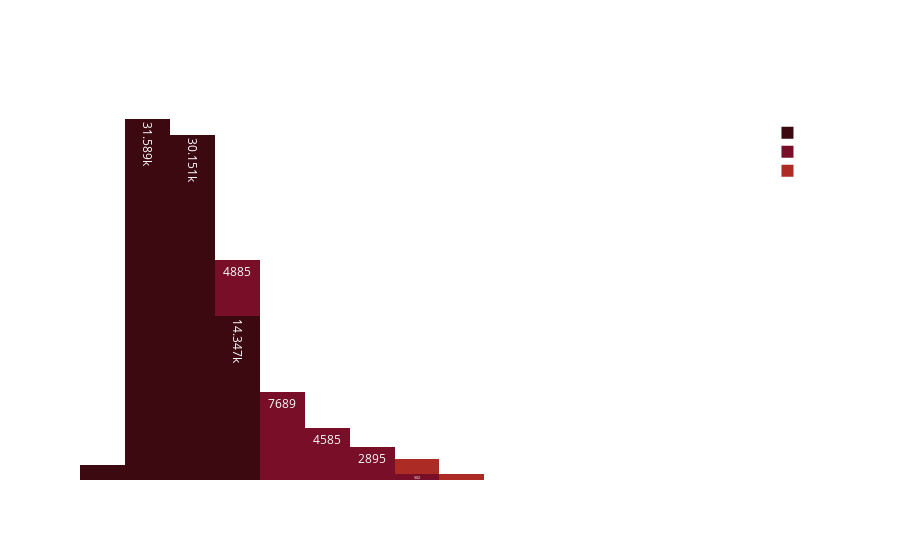

The notebook cell this image was saved under:
### Code cell
color_col = pd.cut(dirty_df['crs_elapsed_time'], bins=[-float('inf'), 180, 360, float('inf')], labels=['Short-Haul', 'Medium-Haul', 'Long-Haul'])
fig = px.histogram(dirty_df,'crs_elapsed_time',nbins=30,text_auto=True,color=color_col,title=(f'Short flights: {color_col.value_counts()[0]}, Medium Flights: {color_col.value_counts()[1]}, Long Flights: {color_col.value_counts()[2]}'),color_discrete_sequence=px.colors.cmocean.balance_r)
fig.update_layout({
    'plot_bgcolor': 'rgba(0,0,0,0)',
    'paper_bgcolor': 'rgba(0,0,0,0)',
    'font' : {'color':'white'}
})

### Figure 1 — Plotly figure (JSON) as saved in the notebook; plotly's stock layout.template omitted (floating-point values rounded to 4 significant figures; data arrays with more than 128 entries replaced by an {"elided": "..."} marker saying what was removed)
{"data": [{"alignmentgroup": "True", "bingroup": "x", "hovertemplate": "color=Short-Haul<br>crs_elapsed_time=%{x}<br>count=%{y}<extra></extra>", "legendgroup": "Short-Haul", "marker": {"color": "rgb(60, 9, 17)", "pattern": {"shape": ""}}, "name": "Short-Haul", "nbinsx": 30, "offsetgroup": "Short-Haul", "orientation": "v", "showlegend": true, "texttemplate": "%{value}", "type": "histogram", "x": {"elided": "77419 int values"}, "xaxis": "x", "yaxis": "y"}, {"alignmentgroup": "True", "bingroup": "x", "hovertemplate": "color=Medium-Haul<br>crs_elapsed_time=%{x}<br>count=%{y}<extra></extra>", "legendgroup": "Medium-Haul", "marker": {"color": "rgb(120, 14, 40)", "pattern": {"shape": ""}}, "name": "Medium-Haul", "nbinsx": 30, "offsetgroup": "Medium-Haul", "orientation": "v", "showlegend": true, "texttemplate": "%{value}", "type": "histogram", "x": {"elided": "20556 int values"}, "xaxis": "x", "yaxis": "y"}, {"alignmentgroup": "True", "bingroup": "x", "hovertemplate": "color=Long-Haul<br>crs_elapsed_time=%{x}<br>count=%{y}<extra></extra>", "legendgroup": "Long-Haul", "marker": {"color": "rgb(172, 43, 36)", "pattern": {"shape": ""}}, "name": "Long-Haul", "nbinsx": 30, "offsetgroup": "Long-Haul", "orientation": "v", "showlegend": true, "texttemplate": "%{value}", "type": "histogram", "x": {"elided": "2025 int values"}, "xaxis": "x", "yaxis": "y"}], "layout": {"barmode": "relative", "font": {"color": "white"}, "legend": {"title": {"text": "color"}, "tracegroupgap": 0}, "paper_bgcolor": "rgba(0,0,0,0)", "plot_bgcolor": "rgba(0,0,0,0)", "title": {"text": "Short flights: 77419, Medium Flights: 20556, Long Flights: 2025"}, "xaxis": {"anchor": "y", "domain": [0, 1], "title": {"text": "crs_elapsed_time"}}, "yaxis": {"anchor": "x", "domain": [0, 1], "title": {"text": "count"}}}}
